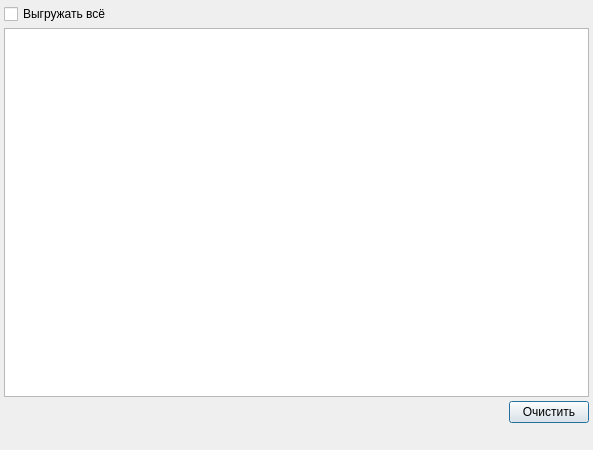
<?xml version="1.0" encoding="UTF-8"?>
<ui version="4.0">
 <class>ExportRbUnit_Wizard_1</class>
 <widget class="QDialog" name="ExportRbUnit_Wizard_1">
  <property name="windowModality">
   <enum>Qt::NonModal</enum>
  </property>
  <property name="geometry">
   <rect>
    <x>0</x>
    <y>0</y>
    <width>593</width>
    <height>450</height>
   </rect>
  </property>
  <property name="windowTitle">
   <string>Список записей</string>
  </property>
  <layout class="QGridLayout">
   <property name="margin">
    <number>4</number>
   </property>
   <property name="spacing">
    <number>4</number>
   </property>
   <item row="2" column="0">
    <widget class="QSplitter" name="splitterTree">
     <property name="sizePolicy">
      <sizepolicy hsizetype="Expanding" vsizetype="Expanding">
       <horstretch>0</horstretch>
       <verstretch>0</verstretch>
      </sizepolicy>
     </property>
     <property name="orientation">
      <enum>Qt::Horizontal</enum>
     </property>
     <widget class="CTableView" name="tblItems">
      <property name="whatsThis">
       <string comment="ура!">список записей</string>
      </property>
      <property name="tabKeyNavigation">
       <bool>false</bool>
      </property>
      <property name="alternatingRowColors">
       <bool>true</bool>
      </property>
     </widget>
    </widget>
   </item>
   <item row="3" column="0">
    <layout class="QHBoxLayout">
     <property name="spacing">
      <number>6</number>
     </property>
     <property name="margin">
      <number>0</number>
     </property>
     <item>
      <spacer>
       <property name="orientation">
        <enum>Qt::Horizontal</enum>
       </property>
       <property name="sizeHint" stdset="0">
        <size>
         <width>40</width>
         <height>20</height>
        </size>
       </property>
      </spacer>
     </item>
     <item>
      <widget class="QPushButton" name="btnClearSelection">
       <property name="text">
        <string>Очистить</string>
       </property>
      </widget>
     </item>
    </layout>
   </item>
   <item row="4" column="0">
    <widget class="QStatusBar" name="statusBar">
     <property name="sizePolicy">
      <sizepolicy hsizetype="Preferred" vsizetype="Fixed">
       <horstretch>0</horstretch>
       <verstretch>0</verstretch>
      </sizepolicy>
     </property>
     <property name="toolTip">
      <string>A status bar</string>
     </property>
     <property name="whatsThis">
      <string>A status bar.</string>
     </property>
     <property name="sizeGripEnabled">
      <bool>false</bool>
     </property>
    </widget>
   </item>
   <item row="0" column="0">
    <layout class="QHBoxLayout">
     <item>
      <widget class="QCheckBox" name="checkExportAll">
       <property name="text">
        <string>Выгружать всё</string>
       </property>
      </widget>
     </item>
     <item>
      <spacer>
       <property name="orientation">
        <enum>Qt::Horizontal</enum>
       </property>
       <property name="sizeHint" stdset="0">
        <size>
         <width>40</width>
         <height>20</height>
        </size>
       </property>
      </spacer>
     </item>
    </layout>
   </item>
  </layout>
 </widget>
 <customwidgets>
  <customwidget>
   <class>CTableView</class>
   <extends>QTableView</extends>
   <header>library/TableView.h</header>
  </customwidget>
 </customwidgets>
 <tabstops>
  <tabstop>tblItems</tabstop>
 </tabstops>
 <resources/>
 <connections/>
</ui>
